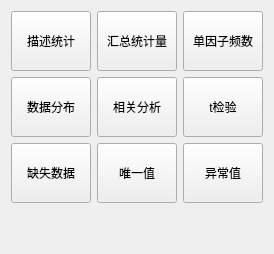
          <widget class="QWidget" name="page_stats">
           <layout class="QGridLayout" name="gridLayout_2">
            <item row="6" column="0">
             <spacer name="verticalSpacer_3">
              <property name="orientation">
               <enum>Qt::Vertical</enum>
              </property>
              <property name="sizeHint" stdset="0">
               <size>
                <width>20</width>
                <height>40</height>
               </size>
              </property>
             </spacer>
            </item>
            <item row="2" column="0">
             <widget class="QToolButton" name="btn_stats_base">
              <property name="minimumSize">
               <size>
                <width>80</width>
                <height>60</height>
               </size>
              </property>
              <property name="maximumSize">
               <size>
                <width>80</width>
                <height>60</height>
               </size>
              </property>
              <property name="toolTip">
               <string>描述数据特征</string>
              </property>
              <property name="text">
               <string>描述统计</string>
              </property>
              <property name="icon">
               <iconset resource="../pyqtsource.qrc">
                <normaloff>:/pyqt/source/images/wordcountdialog.png</normaloff>:/pyqt/source/images/wordcountdialog.png</iconset>
              </property>
              <property name="iconSize">
               <size>
                <width>32</width>
                <height>32</height>
               </size>
              </property>
              <property name="toolButtonStyle">
               <enum>Qt::ToolButtonTextUnderIcon</enum>
              </property>
             </widget>
            </item>
            <item row="3" column="0">
             <widget class="QToolButton" name="btn_stats_distribution">
              <property name="minimumSize">
               <size>
                <width>80</width>
                <height>60</height>
               </size>
              </property>
              <property name="maximumSize">
               <size>
                <width>80</width>
                <height>60</height>
               </size>
              </property>
              <property name="text">
               <string>数据分布</string>
              </property>
              <property name="icon">
               <iconset resource="../pyqtsource.qrc">
                <normaloff>:/pyqt/source/images/distributecolumns.png</normaloff>:/pyqt/source/images/distributecolumns.png</iconset>
              </property>
              <property name="iconSize">
               <size>
                <width>32</width>
                <height>32</height>
               </size>
              </property>
              <property name="toolButtonStyle">
               <enum>Qt::ToolButtonTextUnderIcon</enum>
              </property>
             </widget>
            </item>
            <item row="2" column="1">
             <widget class="QToolButton" name="btn_stats_sum">
              <property name="minimumSize">
               <size>
                <width>80</width>
                <height>60</height>
               </size>
              </property>
              <property name="maximumSize">
               <size>
                <width>80</width>
                <height>60</height>
               </size>
              </property>
              <property name="text">
               <string>汇总统计量</string>
              </property>
              <property name="icon">
               <iconset resource="../pyqtsource.qrc">
                <normaloff>:/pyqt/source/images/distributecolumns.png</normaloff>:/pyqt/source/images/distributecolumns.png</iconset>
              </property>
              <property name="iconSize">
               <size>
                <width>32</width>
                <height>32</height>
               </size>
              </property>
              <property name="toolButtonStyle">
               <enum>Qt::ToolButtonTextUnderIcon</enum>
              </property>
             </widget>
            </item>
            <item row="2" column="2">
             <widget class="QToolButton" name="btn_stats_frequency">
              <property name="minimumSize">
               <size>
                <width>80</width>
                <height>60</height>
               </size>
              </property>
              <property name="maximumSize">
               <size>
                <width>80</width>
                <height>60</height>
               </size>
              </property>
              <property name="text">
               <string>单因子频数</string>
              </property>
              <property name="icon">
               <iconset resource="../pyqtsource.qrc">
                <normaloff>:/pyqt/source/images/distributecolumns.png</normaloff>:/pyqt/source/images/distributecolumns.png</iconset>
              </property>
              <property name="iconSize">
               <size>
                <width>32</width>
                <height>32</height>
               </size>
              </property>
              <property name="toolButtonStyle">
               <enum>Qt::ToolButtonTextUnderIcon</enum>
              </property>
             </widget>
            </item>
            <item row="3" column="1">
             <widget class="QToolButton" name="btn_stats_corr">
              <property name="minimumSize">
               <size>
                <width>80</width>
                <height>60</height>
               </size>
              </property>
              <property name="maximumSize">
               <size>
                <width>80</width>
                <height>60</height>
               </size>
              </property>
              <property name="text">
               <string>相关分析</string>
              </property>
              <property name="icon">
               <iconset resource="../pyqtsource.qrc">
                <normaloff>:/pyqt/source/images/distributecolumns.png</normaloff>:/pyqt/source/images/distributecolumns.png</iconset>
              </property>
              <property name="iconSize">
               <size>
                <width>32</width>
                <height>32</height>
               </size>
              </property>
              <property name="toolButtonStyle">
               <enum>Qt::ToolButtonTextUnderIcon</enum>
              </property>
             </widget>
            </item>
            <item row="3" column="2">
             <widget class="QToolButton" name="btn_stats_t">
              <property name="minimumSize">
               <size>
                <width>80</width>
                <height>60</height>
               </size>
              </property>
              <property name="maximumSize">
               <size>
                <width>80</width>
                <height>60</height>
               </size>
              </property>
              <property name="text">
               <string>t检验</string>
              </property>
              <property name="icon">
               <iconset resource="../pyqtsource.qrc">
                <normaloff>:/pyqt/source/images/distributecolumns.png</normaloff>:/pyqt/source/images/distributecolumns.png</iconset>
              </property>
              <property name="iconSize">
               <size>
                <width>32</width>
                <height>32</height>
               </size>
              </property>
              <property name="toolButtonStyle">
               <enum>Qt::ToolButtonTextUnderIcon</enum>
              </property>
             </widget>
            </item>
            <item row="4" column="0">
             <widget class="QToolButton" name="btn_stats_missing_value">
              <property name="minimumSize">
               <size>
                <width>80</width>
                <height>60</height>
               </size>
              </property>
              <property name="maximumSize">
               <size>
                <width>80</width>
                <height>60</height>
               </size>
              </property>
              <property name="toolTip">
               <string>描述缺失数据</string>
              </property>
              <property name="text">
               <string>缺失数据</string>
              </property>
              <property name="icon">
               <iconset resource="../pyqtsource.qrc">
                <normaloff>:/pyqt/source/images/dbdistinctvalues.png</normaloff>:/pyqt/source/images/dbdistinctvalues.png</iconset>
              </property>
              <property name="iconSize">
               <size>
                <width>32</width>
                <height>32</height>
               </size>
              </property>
              <property name="toolButtonStyle">
               <enum>Qt::ToolButtonTextUnderIcon</enum>
              </property>
             </widget>
            </item>
            <item row="4" column="2">
             <widget class="QToolButton" name="btn_stats_except_value">
              <property name="minimumSize">
               <size>
                <width>80</width>
                <height>60</height>
               </size>
              </property>
              <property name="maximumSize">
               <size>
                <width>80</width>
                <height>60</height>
               </size>
              </property>
              <property name="text">
               <string>异常值</string>
              </property>
              <property name="icon">
               <iconset resource="../pyqtsource.qrc">
                <normaloff>:/pyqt/source/images/lc_closedoc.png</normaloff>:/pyqt/source/images/lc_closedoc.png</iconset>
              </property>
              <property name="iconSize">
               <size>
                <width>32</width>
                <height>32</height>
               </size>
              </property>
              <property name="toolButtonStyle">
               <enum>Qt::ToolButtonTextUnderIcon</enum>
              </property>
             </widget>
            </item>
            <item row="4" column="1">
             <widget class="QToolButton" name="btn_stats_unique_value">
              <property name="minimumSize">
               <size>
                <width>80</width>
                <height>60</height>
               </size>
              </property>
              <property name="maximumSize">
               <size>
                <width>80</width>
                <height>60</height>
               </size>
              </property>
              <property name="text">
               <string>唯一值</string>
              </property>
              <property name="icon">
               <iconset resource="../pyqtsource.qrc">
                <normaloff>:/pyqt/source/images/formfilternavigator.png</normaloff>:/pyqt/source/images/formfilternavigator.png</iconset>
              </property>
              <property name="iconSize">
               <size>
                <width>32</width>
                <height>32</height>
               </size>
              </property>
              <property name="toolButtonStyle">
               <enum>Qt::ToolButtonTextUnderIcon</enum>
              </property>
             </widget>
            </item>
           </layout>
          </widget>
